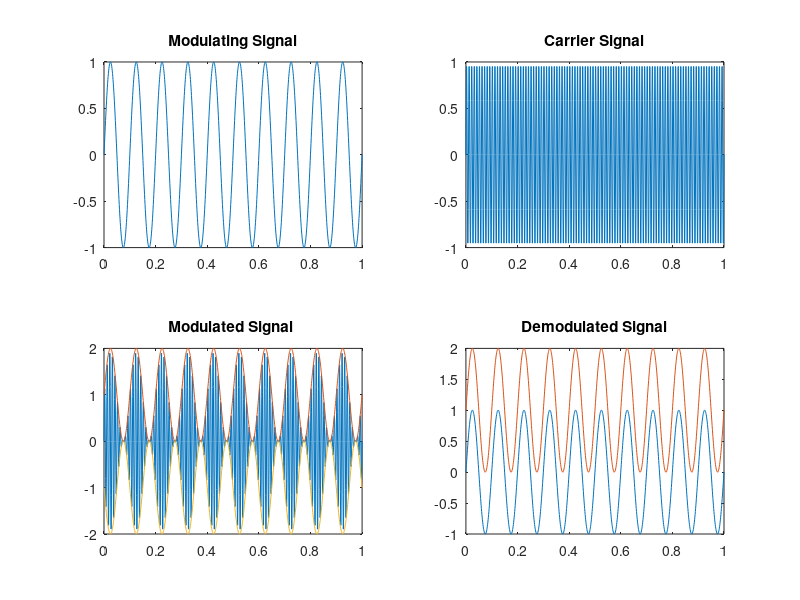

Recreate this plot in MATLAB.
clc;
clear;
close;
fm = 10;
fc = 100;
am = 1;
ac = 1;
t = 0:0.001:1;
k = am/ac;
wc1 = 2*pi*fm;
wc2 = 2*pi*fc;
mt = am*sin(wc1*t);
ct = ac*sin(wc2*t);
mod_signal = (1+k*mt).*ct;
demod_signal = (ac+mt);
figure(1)
subplot(221)
plot(t,mt)
title('Modulating Signal')

subplot(222)
plot(t,ct)
title('Carrier Signal')

subplot(223)
plot(t,mod_signal,t,ac+mt,t,-ac-mt)
title('Modulated Signal ')

subplot(224)
plot(t,mt,t,demod_signal)
title('Demodulated Signal')

